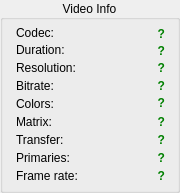
   <widget class="QGroupBox" name="VideoInfoGB">
    <property name="geometry">
     <rect>
      <x>584</x>
      <y>4</y>
      <width>180</width>
      <height>193</height>
     </rect>
    </property>
    <property name="focusPolicy">
     <enum>Qt::NoFocus</enum>
    </property>
    <property name="title">
     <string>Video Info</string>
    </property>
    <property name="alignment">
     <set>Qt::AlignCenter</set>
    </property>
    <widget class="QLabel" name="EncoderLabel">
     <property name="geometry">
      <rect>
       <x>16</x>
       <y>25</y>
       <width>49</width>
       <height>16</height>
      </rect>
     </property>
     <property name="focusPolicy">
      <enum>Qt::NoFocus</enum>
     </property>
     <property name="text">
      <string>Codec:</string>
     </property>
    </widget>
    <widget class="QLabel" name="DurationLabel">
     <property name="geometry">
      <rect>
       <x>16</x>
       <y>40</y>
       <width>62</width>
       <height>20</height>
      </rect>
     </property>
     <property name="focusPolicy">
      <enum>Qt::NoFocus</enum>
     </property>
     <property name="text">
      <string>Duration:</string>
     </property>
    </widget>
    <widget class="QLabel" name="ResolutionLabel">
     <property name="geometry">
      <rect>
       <x>16</x>
       <y>58</y>
       <width>71</width>
       <height>20</height>
      </rect>
     </property>
     <property name="focusPolicy">
      <enum>Qt::NoFocus</enum>
     </property>
     <property name="text">
      <string>Resolution:</string>
     </property>
    </widget>
    <widget class="QLabel" name="VidBitrateLabel">
     <property name="geometry">
      <rect>
       <x>16</x>
       <y>78</y>
       <width>49</width>
       <height>16</height>
      </rect>
     </property>
     <property name="focusPolicy">
      <enum>Qt::NoFocus</enum>
     </property>
     <property name="text">
      <string>Bitrate:</string>
     </property>
    </widget>
    <widget class="QLabel" name="ColorsLabel">
     <property name="geometry">
      <rect>
       <x>16</x>
       <y>96</y>
       <width>43</width>
       <height>16</height>
      </rect>
     </property>
     <property name="focusPolicy">
      <enum>Qt::NoFocus</enum>
     </property>
     <property name="text">
      <string>Colors:</string>
     </property>
    </widget>
    <widget class="QLabel" name="FPSLabel">
     <property name="geometry">
      <rect>
       <x>16</x>
       <y>168</y>
       <width>67</width>
       <height>16</height>
      </rect>
     </property>
     <property name="focusPolicy">
      <enum>Qt::NoFocus</enum>
     </property>
     <property name="text">
      <string>Frame rate:</string>
     </property>
    </widget>
    <widget class="QLabel" name="MatrixLabel">
     <property name="geometry">
      <rect>
       <x>16</x>
       <y>114</y>
       <width>75</width>
       <height>16</height>
      </rect>
     </property>
     <property name="focusPolicy">
      <enum>Qt::NoFocus</enum>
     </property>
     <property name="text">
      <string>Matrix:</string>
     </property>
    </widget>
    <widget class="QLabel" name="TransferLabel">
     <property name="geometry">
      <rect>
       <x>16</x>
       <y>132</y>
       <width>49</width>
       <height>16</height>
      </rect>
     </property>
     <property name="focusPolicy">
      <enum>Qt::NoFocus</enum>
     </property>
     <property name="text">
      <string>Transfer:</string>
     </property>
    </widget>
    <widget class="QLabel" name="VidformatValueLabel">
     <property name="geometry">
      <rect>
       <x>73</x>
       <y>26</y>
       <width>92</width>
       <height>16</height>
      </rect>
     </property>
     <property name="font">
      <font>
       <bold>true</bold>
      </font>
     </property>
     <property name="focusPolicy">
      <enum>Qt::NoFocus</enum>
     </property>
     <property name="text">
      <string>&lt;html&gt;&lt;head/&gt;&lt;body&gt;&lt;p&gt;&lt;span style=&quot; color:#008000;&quot;&gt;?&lt;/span&gt;&lt;/p&gt;&lt;/body&gt;&lt;/html&gt;</string>
     </property>
     <property name="alignment">
      <set>Qt::AlignRight|Qt::AlignTrailing|Qt::AlignVCenter</set>
     </property>
    </widget>
    <widget class="QLabel" name="ResolutionValueLabel">
     <property name="geometry">
      <rect>
       <x>85</x>
       <y>60</y>
       <width>80</width>
       <height>16</height>
      </rect>
     </property>
     <property name="font">
      <font>
       <bold>true</bold>
      </font>
     </property>
     <property name="focusPolicy">
      <enum>Qt::NoFocus</enum>
     </property>
     <property name="text">
      <string>&lt;html&gt;&lt;head/&gt;&lt;body&gt;&lt;p&gt;&lt;span style=&quot; color:#008000;&quot;&gt;?&lt;/span&gt;&lt;/p&gt;&lt;/body&gt;&lt;/html&gt;</string>
     </property>
     <property name="alignment">
      <set>Qt::AlignRight|Qt::AlignTrailing|Qt::AlignVCenter</set>
     </property>
    </widget>
    <widget class="QLabel" name="BitrateValueLabel">
     <property name="geometry">
      <rect>
       <x>63</x>
       <y>78</y>
       <width>102</width>
       <height>16</height>
      </rect>
     </property>
     <property name="font">
      <font>
       <bold>true</bold>
      </font>
     </property>
     <property name="focusPolicy">
      <enum>Qt::NoFocus</enum>
     </property>
     <property name="text">
      <string>&lt;html&gt;&lt;head/&gt;&lt;body&gt;&lt;p&gt;&lt;span style=&quot; color:#008000;&quot;&gt;?&lt;/span&gt;&lt;/p&gt;&lt;/body&gt;&lt;/html&gt;</string>
     </property>
     <property name="alignment">
      <set>Qt::AlignRight|Qt::AlignTrailing|Qt::AlignVCenter</set>
     </property>
    </widget>
    <widget class="QLabel" name="ColorsValueLabel">
     <property name="geometry">
      <rect>
       <x>61</x>
       <y>91</y>
       <width>104</width>
       <height>25</height>
      </rect>
     </property>
     <property name="font">
      <font>
       <bold>true</bold>
      </font>
     </property>
     <property name="focusPolicy">
      <enum>Qt::NoFocus</enum>
     </property>
     <property name="text">
      <string>&lt;html&gt;&lt;head/&gt;&lt;body&gt;&lt;p&gt;&lt;span style=&quot; color:#008000;&quot;&gt;?&lt;/span&gt;&lt;/p&gt;&lt;/body&gt;&lt;/html&gt;</string>
     </property>
     <property name="alignment">
      <set>Qt::AlignRight|Qt::AlignTrailing|Qt::AlignVCenter</set>
     </property>
    </widget>
    <widget class="QLabel" name="FPSValueLabel">
     <property name="geometry">
      <rect>
       <x>86</x>
       <y>168</y>
       <width>79</width>
       <height>16</height>
      </rect>
     </property>
     <property name="font">
      <font>
       <bold>true</bold>
      </font>
     </property>
     <property name="focusPolicy">
      <enum>Qt::NoFocus</enum>
     </property>
     <property name="text">
      <string>&lt;html&gt;&lt;head/&gt;&lt;body&gt;&lt;p&gt;&lt;span style=&quot; color:#008000;&quot;&gt;?&lt;/span&gt;&lt;/p&gt;&lt;/body&gt;&lt;/html&gt;</string>
     </property>
     <property name="alignment">
      <set>Qt::AlignRight|Qt::AlignTrailing|Qt::AlignVCenter</set>
     </property>
    </widget>
    <widget class="QLabel" name="DurationValueLabel">
     <property name="geometry">
      <rect>
       <x>75</x>
       <y>43</y>
       <width>90</width>
       <height>16</height>
      </rect>
     </property>
     <property name="font">
      <font>
       <bold>true</bold>
      </font>
     </property>
     <property name="focusPolicy">
      <enum>Qt::NoFocus</enum>
     </property>
     <property name="text">
      <string>&lt;html&gt;&lt;head/&gt;&lt;body&gt;&lt;p&gt;&lt;span style=&quot; color:#008000;&quot;&gt;?&lt;/span&gt;&lt;/p&gt;&lt;/body&gt;&lt;/html&gt;</string>
     </property>
     <property name="alignment">
      <set>Qt::AlignRight|Qt::AlignTrailing|Qt::AlignVCenter</set>
     </property>
    </widget>
    <widget class="QLabel" name="MatrixValueLabel">
     <property name="geometry">
      <rect>
       <x>63</x>
       <y>114</y>
       <width>102</width>
       <height>16</height>
      </rect>
     </property>
     <property name="font">
      <font>
       <bold>true</bold>
      </font>
     </property>
     <property name="focusPolicy">
      <enum>Qt::NoFocus</enum>
     </property>
     <property name="text">
      <string>&lt;html&gt;&lt;head/&gt;&lt;body&gt;&lt;p&gt;&lt;span style=&quot; color:#008000;&quot;&gt;?&lt;/span&gt;&lt;/p&gt;&lt;/body&gt;&lt;/html&gt;</string>
     </property>
     <property name="alignment">
      <set>Qt::AlignRight|Qt::AlignTrailing|Qt::AlignVCenter</set>
     </property>
    </widget>
    <widget class="QLabel" name="TransferValueLabel">
     <property name="geometry">
      <rect>
       <x>73</x>
       <y>132</y>
       <width>92</width>
       <height>16</height>
      </rect>
     </property>
     <property name="font">
      <font>
       <bold>true</bold>
      </font>
     </property>
     <property name="focusPolicy">
      <enum>Qt::NoFocus</enum>
     </property>
     <property name="text">
      <string>&lt;html&gt;&lt;head/&gt;&lt;body&gt;&lt;p&gt;&lt;span style=&quot; color:#008000;&quot;&gt;?&lt;/span&gt;&lt;/p&gt;&lt;/body&gt;&lt;/html&gt;</string>
     </property>
     <property name="alignment">
      <set>Qt::AlignRight|Qt::AlignTrailing|Qt::AlignVCenter</set>
     </property>
    </widget>
    <widget class="QLabel" name="PrimariesLabel">
     <property name="geometry">
      <rect>
       <x>16</x>
       <y>150</y>
       <width>55</width>
       <height>16</height>
      </rect>
     </property>
     <property name="focusPolicy">
      <enum>Qt::NoFocus</enum>
     </property>
     <property name="text">
      <string>Primaries:</string>
     </property>
    </widget>
    <widget class="QLabel" name="PrimariesValueLabel">
     <property name="geometry">
      <rect>
       <x>80</x>
       <y>150</y>
       <width>85</width>
       <height>16</height>
      </rect>
     </property>
     <property name="font">
      <font>
       <bold>true</bold>
      </font>
     </property>
     <property name="focusPolicy">
      <enum>Qt::NoFocus</enum>
     </property>
     <property name="text">
      <string>&lt;html&gt;&lt;head/&gt;&lt;body&gt;&lt;p&gt;&lt;span style=&quot; color:#008000;&quot;&gt;?&lt;/span&gt;&lt;/p&gt;&lt;/body&gt;&lt;/html&gt;</string>
     </property>
     <property name="alignment">
      <set>Qt::AlignRight|Qt::AlignTrailing|Qt::AlignVCenter</set>
     </property>
    </widget>
   </widget>
